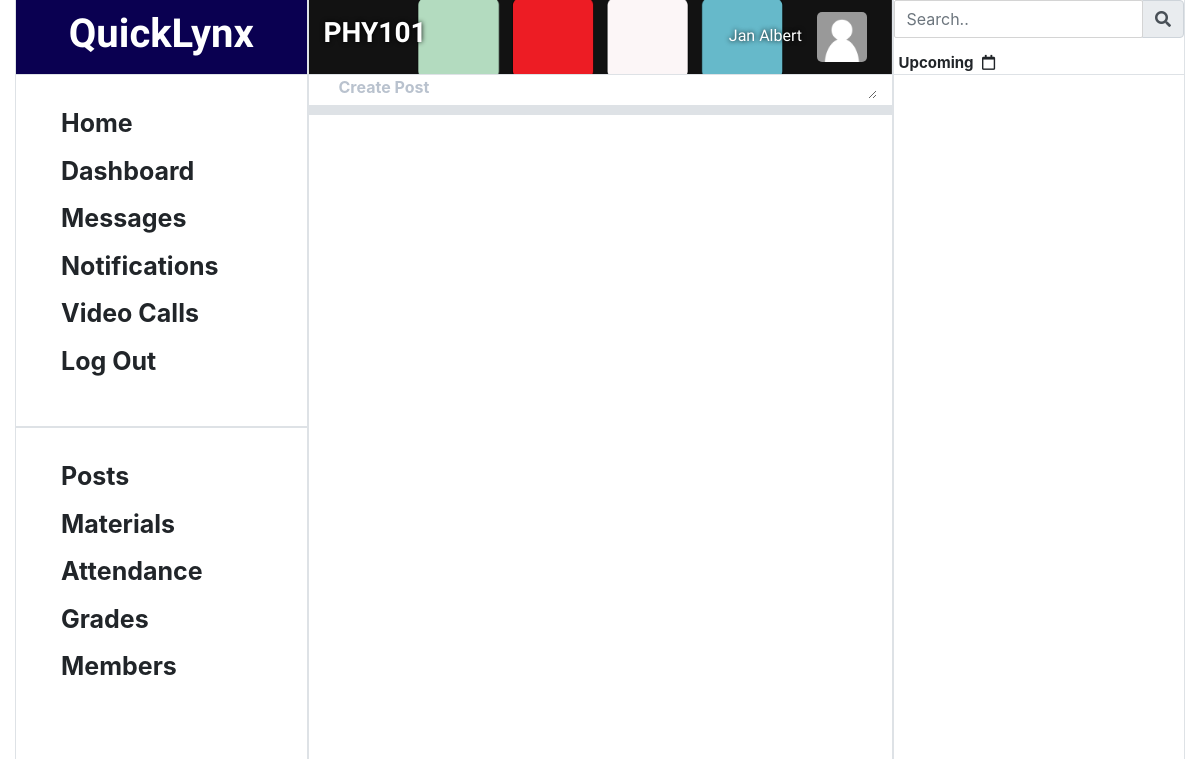
The app's page /classroom/PHY101 (signed in) with its own data.
### app/models.py (models this page shows, shortened)
class Classroom(models.Model):
    room_name = models.CharField(max_length=50)
    time_start = models.TimeField(null=True)
    time_end = models.TimeField(null=True)
    days = models.CharField(max_length=10)
    date_start = models.DateField(null=True)
    date_end = models.DateField(null=True)
    year_start = models.CharField(max_length=4, null=True, blank=True)
    year_end = models.CharField(max_length=4, null=True, blank=True)
    semester = models.CharField(max_length=25, choices=semester_choices, default="1st Semester")
    headerpix = models.ImageField(upload_to="media", blank=True, null=True)
    invite_token = models.CharField(max_length=20, null=True, blank=True)
    class Meta:
        db_table = "Classroom"
    def __str__(self):
        return self.room_name + "S.Y. " + self.year_start + "-" + self.year_end + self.semester

class Student(models.Model):
    account = models.ForeignKey(Account, on_delete=models.CASCADE, blank=True, null=True)
    classroom = models.ManyToManyField(Classroom, blank=True)
    upvoted_post = models.ManyToManyField(Post, blank=True, related_name='upvoted_post_stud')
    downvoted_post = models.ManyToManyField(Post, blank=True, related_name='downvoted_post_stud')
    class Meta:
        db_table = "student"

class Account(models.Model):
    first_name = models.CharField(max_length=50)
    last_name = models.CharField(max_length=50, blank=True, null=True)
    school_id = models.CharField(max_length=50)
    propix = models.ImageField(upload_to='pictures', blank=True, null=True)
    login = models.ForeignKey(Login, on_delete=models.CASCADE)
    class Meta:
        db_table = 'account'

### app/views.py (the view, shortened to what this page needs)
# urls.py: path('classroom/<str:room_name>', views.classroom, name='classroom'),
def classroom(request, room_name):
    if request.session.is_empty():
        return redirect('/')
    email_session = request.session.get('email')
    if email_session == None:
        return redirect('/logout/')
    login = Login.objects.get(email=email_session)
    if login.category == "STUDENT":
        context = {
            'posts': Post.objects.all(),
            'events': Event.objects.all(),
            'account': Student.objects.select_related().get(account__login__email=email_session),
            'students': Student.objects.all(),
            'classroom': Classroom.objects.get(room_name=room_name),
            'lectures': Lecture.objects.select_related().filter(classroom__room_name=room_name)
        }
    return render(request, 'classroom.html', context)

### app/templates/classroom.html (shortened to what this page needs)
{% load filename %}
<!DOCTYPE html>
<html lang="en">
<head>
    <link rel="stylesheet" href="https://stackpath.bootstrapcdn.com/bootstrap/4.3.1/css/bootstrap.min.css">
    <link rel="stylesheet" href="../static/css/style.css">
    <link rel="stylesheet" href="https://use.fontawesome.com/releases/v5.7.0/css/all.css">
</head>
<body onload="init()">
    <div class="container-fluid">
        <div class="container">
            <div class="row">
                <div class="col-3 border-right border-left" style="min-height: 100vh;">
                    <div class="row border-bottom text-center" style="min-height: 75px; background: rgb(10, 0, 81); color: white">
                        <div class="col">
                            <h1 style="margin-top: 10px;">QuickLynx</h1>
                        </div>
                    </div>
                    <div class="row sticky-top">
                        <div class="container border-bottom" style="padding: 20px;">
                            <div class="row">
                                <ul>
                                    <li class="links"><a href="/home/">Home</a></li>
                                    <li class="links"><a href="/dashboard/">Dashboard</a></li>
                                    <li class="links"><a href="/message/">Messages</a></li>
                                    <li class="links"><a href="#">Notifications</a></li>
                                    <li class="links"><a href="#">Video Calls</a></li>
                                    <li class="links"><a href="/logout/">Log Out</a></li>
                                </ul>
                            </div>
                        </div>
                        <div class="container border-top" style="padding: 20px;">
                            <div class="row">
                                <ul>
                                    <li class="links"><a href="#" id="POST">Posts</a></li>
                                    <li class="links"><a href="#" id="MATERIALS">Materials</a></li>
                                    <li class="links"><a href="#" id="ATTENDANCE">Attendance</a></li>
                                    <li class="links"><a href="#" id="GRADES">Grades</a></li>
                                    <li class="links"><a href="#" id="MEMBERS">Members</a></li>
                                </ul>
                            </div>
                        </div>
                    </div>
                </div>
                <div class="col-6 border-right border-left" style="min-height: 100vh;">
                    {% if classroom.headerpix|length > 0 %}
                        <div class="row border-bottom" style="min-height: 75px; background: url({{classroom.headerpix.url}}); color: white; background-size: cover; background-position: center;">
                    {%endif%}
                        <div class="aligner col">
                            <h3 style="text-shadow: 0 0 5px black; cursor:pointer; background: rgba(0,0,0,0)" data-toggle="modal" data-target="#editroom" type="button" title="Edit this Room">{{classroom.room_name}}</h3>
                            <span><span data-toggle="modal" data-target="#editaccount" style="font-family: 'Fjalla One', sans-serif; text-shadow: 0 0 5px black; cursor: pointer">{{account.account.first_name}}</span>
                                {%if account.account.propix|length == 0 %}
                                    <img src="../media/pictures/default_avatar-2.gif" alt="" style="object-fit: cover; border-radius: 5px; margin: 0 10px 0" height="50px" width="50px">
                                {%endif%}
                            </span>
                        </div>
                    </div>
                    <div class="MIDDLEPOST" id="MIDDLEPOST" style="display: display;">
                        <form action="/makepost/{{classroom.room_name}}" method="POST">
                            <textarea rows="1" cols="auto" style="height:1em;" id="text" class="col" placeholder="Create Post" name="text"></textarea>
                        </form>
                        <div class="row" style="height: 10px; background: rgb(222, 226,230)">
                        </div>
                    </div>
                </div>
                <div class="col-3 border-right border-left text-center" style="min-height: 100vh;">
                    <div class="row border-bottom sticky-top" style="min-height: 75px;">
                        <form action="#" class="text-center">
                            <div class="input-group">
                                <input type="text" class="form-control" placeholder="Search..">
                                <div class="input-group-append">
                                    <span class="input-group-text"><i class="fas fa-search"></i></span>
                                </div>
                            </div>
                        </form>
                        <span class="links" style="margin: 0 5px 0;font-size: 15px; align-self:flex-end">Upcoming <i class="control-img far fa-calendar" title="Create Event"></i></span>
                    </div>
                </div>
            </div>
        </div>
    </div>
</body>
</html>

### app/static/css/style.css (style rules this page uses)
html { overflow-y: scroll; }
@media (min-width: 1200px) { body .container { max-width: 1250px; } }
h3, h6, h1 { font-family: 'Fjalla One', sans-serif; font-weight: bolder; }
input { border:rgb(212, 212, 212) 1px solid !important; border-radius: 2px !important; }

### app/templates/classroom.html (style rules this page uses)
body { margin: 0; }
li { list-style-type: none; }
.links { font-size: 25px; font-weight: bolder; margin: 10px 0 10px; }
li a { text-decoration: none !important; color: rgb(33,37, 41); transition: 0.1s; outline: 0; }
textarea { border: 0 none white; overflow: hidden; padding: 0; outline: none; background-color: rgba(0,0,0,0); width: auto; }
textarea::placeholder { font-weight: bolder; color:rgb(185, 194, 206) }
.control-img { margin: 0 5px 0; cursor: pointer; }
.aligner { display: flex; align-items: center; justify-content: space-between; }

### records on screen
Classroom: headerpix (picture), room_name "PHY101"
Student: account.first_name "Jan Albert"
